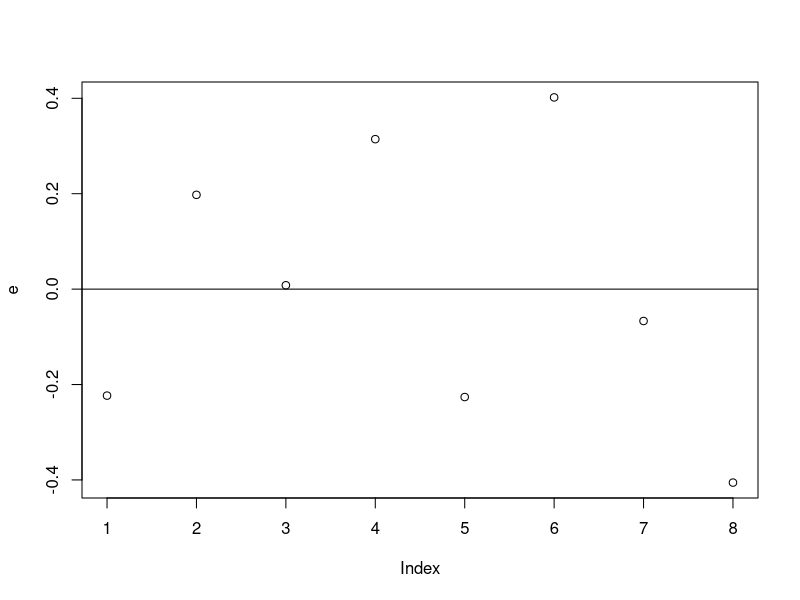
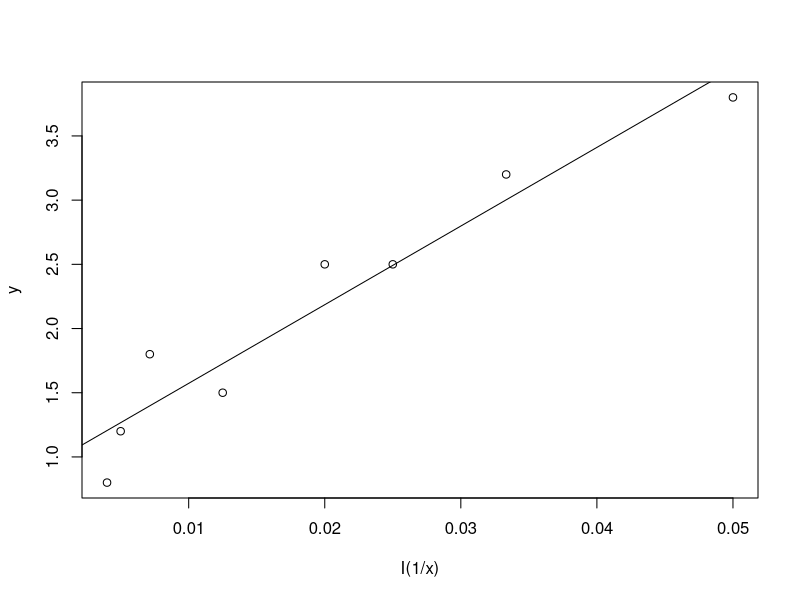

Reproduce these figures in R, in order.


x = c(20,30,40,50,80,140,200,250)
y = c(3.8,3.2,2.5,2.5,1.5,1.8,1.2,0.8)

# y = a + b/x
cor.test(x,y) # dobra/b. dobra korelacja ujemna -0.87

model1 = lm(y~I(1/x)) #0.9224
summary(model1)

model2 = lm(I(1/y)~x) #0.8889
summary(model2)

model3 = lm(y~x) #0.7732
summary(model3)

model4 = lm(y~I(1/x^2)) #0.78
summary(model4)

# Zatem wybieramy model 1

# Dopasowanie modelu Y = a + b*1/X + epsilon

summary(model1)

e = model1$residuals
shapiro.test(e)
# Nie udało się odrzucić że normalny, więc ok
t.test(e)
# Nie udalo sie odrzucic ze srednia w zerze wiec ok

plot(e)
abline(h=0)
# Wykurwista chmura punktów


plot(I(1/x), y)
abline(model1)

predict(model1, list(x=100), interval='p')
# fit       lwr      upr
# 1 1.573119 0.7555219 2.390715


predict(model1, list(x=100), interval='c')
# fit       lwr      upr
#  1.573119 1.256583 1.889654